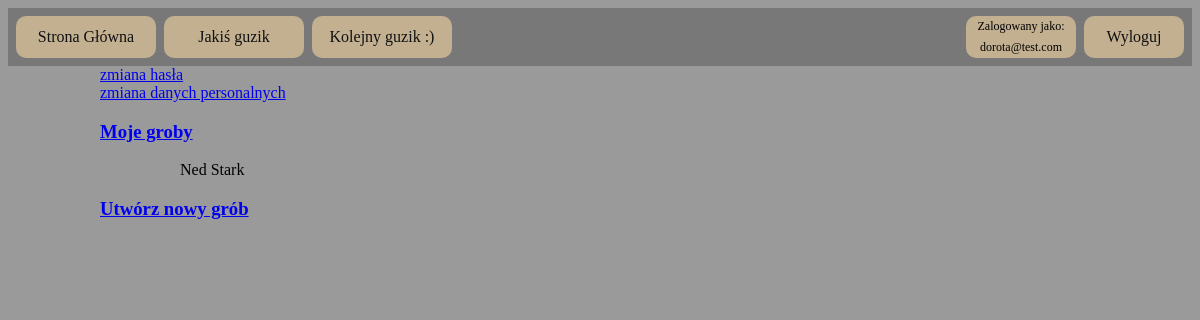
The app's page /user (signed in) with its own data.
### models.py (models this page shows, shortened)
class User(UserMixin, db.Model):
    id = db.Column(db.Integer, primary_key=True)
    token_id = db.Column(db.String(100), unique=True)
    email = db.Column(db.String(63), unique=True, nullable=False)
    password = db.Column(db.String(72), nullable=False)
    name = db.Column(db.String(80))
    last_name = db.Column(db.String(120))
    city = db.Column(db.String(80))
    zip_code = db.Column(db.Integer)
    street = db.Column(db.String(150))
    house_number = db.Column(db.Integer)
    flat_number = db.Column(db.Integer)
    admin = db.Column(db.Boolean, default=False)

class Grave(db.Model):
    id = db.Column(db.Integer, primary_key=True)
    user_id = db.Column(db.Integer, db.ForeignKey('user.id'), nullable=False)
    parcel_id = db.Column(db.Integer, db.ForeignKey('parcel.id'), nullable=False)
    name = db.Column(db.String(80), nullable=False)
    last_name = db.Column(db.String(120), nullable=False)
    day_of_birth = db.Column(db.DateTime(), nullable=False)
    day_of_death = db.Column(db.DateTime(), nullable=False)

### views.py (the view)
@pages.route('/user', methods=['POST', 'GET'])
@login_required
def user_page():
    graves = Grave.query.filter_by(user_id=current_user.id)
    return render_template('user_page.html', graves=graves)

### views.py (called while the page is built)
@login_manager.user_loader
def load_user(session_token):
    return User.query.filter_by(token_id=session_token).first()

### templates/user_page.html (shortened to what this page needs)
{% extends 'layout.html' %}
{% block body %}
<a href="{{ url_for('pages.user_set_pw') }}">zmiana hasła</a>
<br>
<a href="{{ url_for('pages.user_set_data') }}">zmiana danych personalnych</a>
<h3><a href="{{ url_for('pages.user_page') }}">Moje groby</a> </h3>
{% if graves %}
{% for grave in graves %}
<ol>
    <ul> {{ grave.name }} {{ grave.last_name }}</ul>
</ol>
{% endfor %}
{% endif %}
<h3><a href="{{ url_for('pages.add_grave') }}">Utwórz nowy grób</a> </h3>
{% endblock %}

### templates/navbar.html (shortened to what this page needs)
<div id="navbar">
    <div class="nav_button_left">
        <a class="nav_left" href="{{url_for('pages.index')}}">Strona Główna</a>
    </div>
    <div class="nav_button_left">
        <a class="nav_left" href="#">Jakiś guzik</a>
    </div>
    <div class="nav_button_left">
        <a class="nav_left" href="#">Kolejny guzik :)</a>
    </div>
    {% if current_user.is_authenticated %}
    <div class="nav_button_right">
        <a class="nav_right" href="{{url_for('pages.logout')}}">Wyloguj</a>
    </div>
    <div class="nav_button_right" style="min-width: 100px">
        <a class="nav_log_in_as" href="{{ url_for('pages.user_page') }}">
            Zalogowany jako:<br>
            {% if current_user.name and current_user.last_name %}
                {{ current_user.name }} {{ current_user.last_name }}
            {% else %}
                {{ current_user.email }}
            {% endif %}
        </a>
    </div>
    {% endif %}
</div>

### static/styles/styles.css (style rules this page uses)
body { background-color: #9a9a9a; }
#navbar { height: 58px; background-color: #787878; }
.nav_button_right { background-color: #C3B091; float: right; height: 42px; min-width: 100px; margin: 8px 8px 8px 0px; text-align: center; line-height: 42px; border-radius: 10px; }
.nav_button_left { background-color: #C3B091; float: left; height: 42px; width: 140px; margin: 8px 0px 8px 8px; text-align: center; line-height: 42px; border-radius: 10px; }
a.nav_left { display: block; text-decoration: none; color: #111111; height: 42px; width: 140px; }
a.nav_right { display: block; text-decoration: none; color: #111111; height: 42px; width: 100px; }
.nav_log_in_as { float: right; height: 42px; min-width: 100px; margin: 0px 5px 0px 5px; text-align: center; line-height: 21px; font-size: 12px; text-decoration: none; color: #000000 }

### records on screen
User: email "dorota@test.com"
Grave: name "Ned", last_name "Stark"
